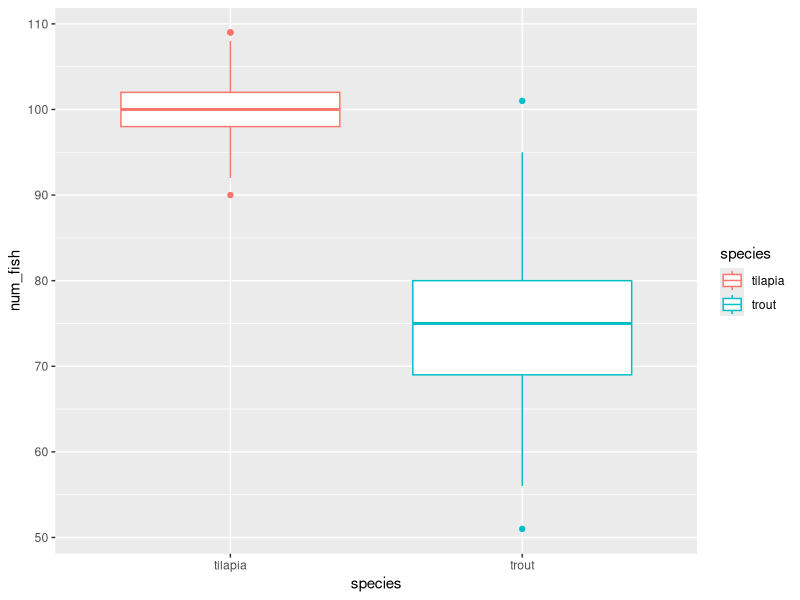
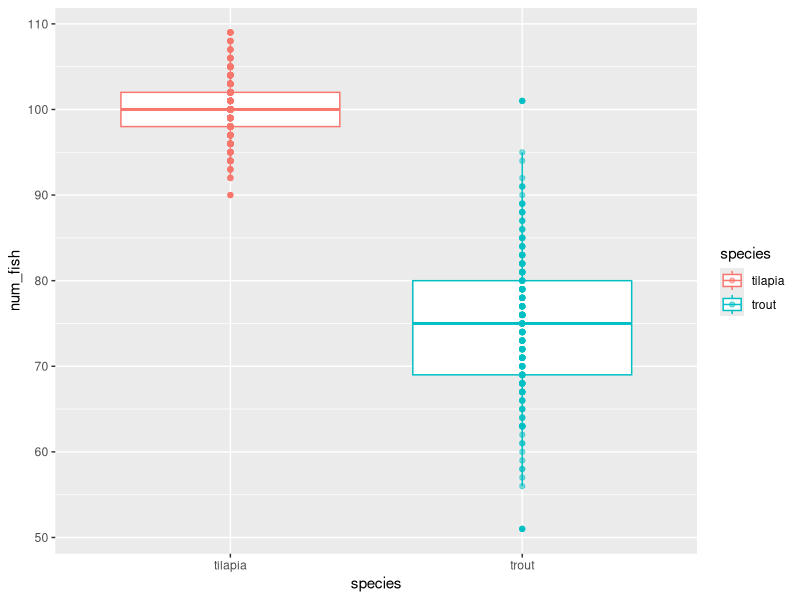

R code for these plots, in order:
## ---- chunk 1
knitr::opts_chunk$set(echo = TRUE)
## ---- chunk 2
library(tidyverse)
tanks <- read_csv("fish_tank_data.csv")
## ---- chunk 3
# we can change the number of bins (essentially, the number of columns) by modifying the bins argument in the geom_histogram function
## ---- chunk 4

## ---- chunk 5

## ---- chunk 6

## ---- chunk 7

## ---- chunk 8
ggplot(tanks, aes(species, num_fish, color = species)) +
  geom_boxplot() 
## ---- chunk 9
ggplot(tanks, aes(species, num_fish, color = species)) +
  geom_boxplot() +
  geom_point(alpha = 0.5)
## ---- chunk 10

## ---- chunk 11

